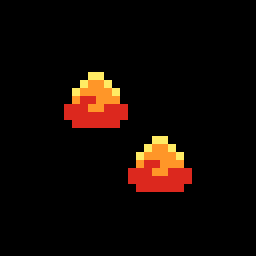

A 2D game scene composited from a Tiled map and its tileset images. What follows is a short description and the map's XML, with every tile layer's data as written:
An orthogonal 4x4 tile map with 64x64 px tiles, 1 tile layer (cells).

<map version="1.10" tiledversion="1.10.2" orientation="orthogonal" renderorder="right-down" width="4" height="4" tilewidth="64" tileheight="64" infinite="0" nextlayerid="2" nextobjectid="1">
 <properties>
  <property name="id" value="firetrail" />
  <property name="name" value="Огненная тропа" />
  <property name="description" value="Огонь уничтожает плитки" />
 </properties>
 <tileset firstgid="1" source="tilesets/special_cells.tsx" />
 <layer id="1" name="cells" width="4" height="4">
  <data encoding="csv">
0,0,0,0,
0,2,0,0,
0,0,2,0,
0,0,0,0
</data>
 </layer>
</map>
